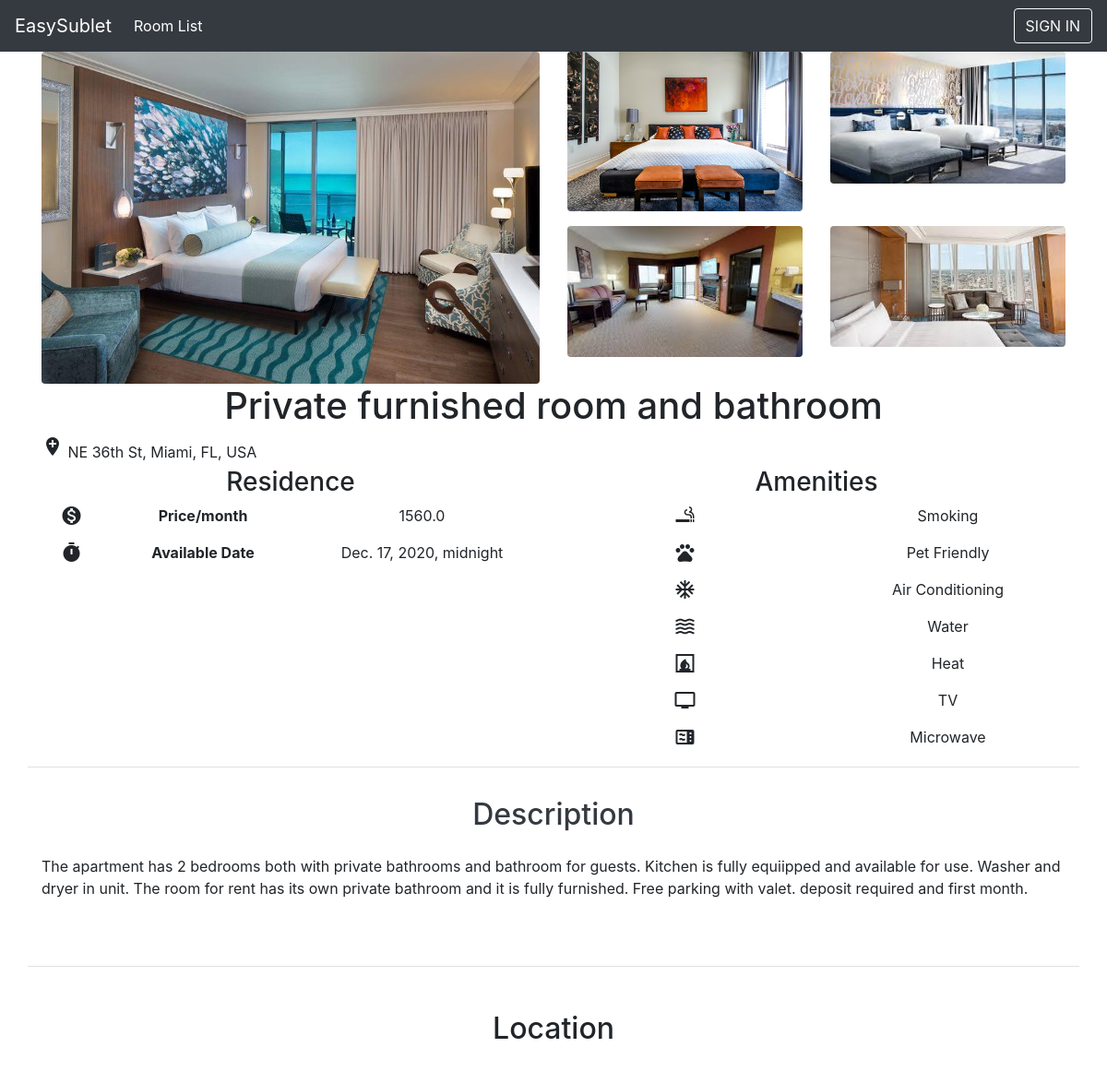
Page /room/detail/56 on the committed database.
### RoomRental/models.py (models this page shows, shortened)
class Image(models.Model):
    room = models.ForeignKey(Room, on_delete=models.CASCADE,related_name="images")
    name = models.CharField(max_length=255)
    image = models.ImageField(upload_to='images/', blank=True, null=True)
    default = models.BooleanField(default=False)

class Room(models.Model):
    user = models.ForeignKey(User, default=1, on_delete=models.SET_NULL, null=True)
    id = models.fields.BigAutoField(primary_key=True)
    title = models.fields.CharField(max_length=100, blank=False, null=False)
    address = models.fields.CharField(max_length=255, blank=False, null=False)
    latitude = models.fields.FloatField(null=True, blank=True)
    longitude = models.fields.FloatField(null=True, blank=True)
    description = models.fields.TextField(null=True, blank=True)
    price = models.fields.FloatField(null=True, blank=True)
    is_parking = models.fields.BooleanField(default=False)
    is_pet = models.fields.BooleanField(default=False)
    is_smoking = models.fields.BooleanField(default=False)
    has_hydro = models.fields.BooleanField(default=False)
    has_aircondition = models.fields.BooleanField(default=False)
    has_water = models.fields.BooleanField(default=False)
    has_heat = models.fields.BooleanField(default=False)
    has_wifi = models.fields.BooleanField(default=False)
    has_tv = models.fields.BooleanField(default=False)
    has_laundry = models.fields.BooleanField(default=False)
    has_fridge = models.fields.BooleanField(default=False)
    has_dishwasher = models.fields.BooleanField(default=False)
    has_dryer = models.fields.BooleanField(default=False)
    has_microwave = models.fields.BooleanField(default=False)
    movein_date = models.fields.DateTimeField(null=True, blank=True)
    created_on = models.fields.DateTimeField(auto_now=True)

### RoomRental/views.py (the view)
# urls.py: path('room/detail/<int:room_id>', room_detail_view, name='room_detail_view'),
def room_detail_view(request,room_id,*args,**kwargs):
    room = get_object_or_404(Room, pk = room_id)
    images = Image.objects.filter(room=room)
    context = {'room': room, 'images':images }
    return render(request,'RoomDetail_Page.html',context,status=200)

### RoomRental/templates/RoomDetail_Page.html (shortened to what this page needs)
{% extends 'base.html' %}
{% load static %}
{% block content %}
<div class="row">
    <div class="col-6">
        <img class="rounded" style="width: 100%;" src="{{ images.0.image.url}}">
    </div>
    <div class="col-6">
        <div class="row">
            <div class="col-6">
                <img class="rounded" style="width: 100%;"  src="{{ images.1.image.url}}">
            </div>
            <div class="col-6">
                <img class="rounded" style="width: 100%;"  src="{{ images.2.image.url}}">
            </div>
        </div>
        <div class="row pt-3">
            <div class="col-6">
                <img class="rounded" style="width: 100%;"  src="{{ images.3.image.url}}">
            </div>
            <div class="col-6">
                <img class="rounded" style="width: 100%;"  src="{{ images.4.image.url}}">
            </div>
        </div>
    </div>
</div>
<div class="pb-5">
    <div class="row">
        <div class="col-lg-12">
            <h1 class="text-center">{{ room.title }}</h1>
        </div>
    </div>
    <div class="row">
        <div class="col-12">
            <span class="material-icons">
            </span>
            {{ room.address }}
        </div>
    </div>
    <div class="row">
        <div class="col-lg-6 col-sm-12 pt-1 pb-1">
            <h3 class="text-center">Residence</h3>
            <div class="row">
                <div class="col-2 text-center">
                    <b class="material-icons">
                    </b>
                </div>
                <div class="col-4 text-center">
                    <b>Price/month</b>
                </div>
                <div class="col-6">
                    <p class="text-center">{{ room.price }}</p>
                </div>
            </div>
            <div class="row">
                <div class="col-2 text-center">
                    <b class="material-icons">
                    </b>
                </div>
                <div class="col-4 text-center">
                    <b>Available Date</b>
                </div>
                <div class="col-6">
                    <p class="text-center">{{ room.movein_date }}</p>
                </div>
            </div>
        </div>
        <div class="col-lg-6 col-sm-12 pt-1 pb-1">
            <h3 class="text-center">Amenities</h3>
            {% if room.is_smoking %}
                <div class="row">
                    <div class="col-6 text-center">
                        <span class="material-icons">
                        </span>
                    </div>
                    <div class="col-6">
                        <p class="text-center">Smoking</p>
                    </div>
                </div>
             {% endif %}
             {% if room.is_pet %}
                 <div class="row">
                     <div class="col-6 text-center">
                         <span class="material-icons">
                         </span>
                     </div>
                     <div class="col-6">
                         <p class="text-center">Pet Friendly</p>
                     </div>
                 </div>
              {% endif %}
             {% if room.has_aircondition %}
             <div class="row">
                 <div class="col-6 text-center">
                     <span class="material-icons">
                     </span>
                 </div>
                 <div class="col-6">
                     <p class="text-center">Air Conditioning</p>
                 </div>
             </div>
          {% endif %}
          {% if room.has_water %}
          <div class="row">
              <div class="col-6 text-center">
                  <span class="material-icons">
                  </span>
              </div>
              <div class="col-6">
                  <p class="text-center">Water</p>
              </div>
          </div>
       {% endif %}
       {% if room.has_heat %}
       <div class="row">
           <div class="col-6 text-center">
               <span class="material-icons">
               </span>
           </div>
           <div class="col-6">
               <p class="text-center">Heat</p>
           </div>
       </div>
    {% endif %}
 {% if room.has_tv %}
 <div class="row">
     <div class="col-6 text-center">
         <span class="material-icons">
         </span>
     </div>
     <div class="col-6">
         <p class="text-center">TV</p>
     </div>
 </div>
{% endif %}
{% if room.has_microwave %}
<div class="row">
    <div class="col-6 text-center">
        <span class="material-icons">
        </span>
    </div>
    <div class="col-6">
        <p class="text-center">Microwave</p>
    </div>
</div>
{% endif %}
        </div>
    </div>
    <div class="row pt-1 pb-1 border-top">
        <div class="col-lg-12 pt-1 pb-1">
            <h2 class="text-dark text-center pt-4 pb-3">Description</h2>
            <p class="pb-5">{{ room.description }}</p>
        </div>
    </div>
    <div class="row pt-5 pb-1 border-top">
        <div class="col-12">
            <h2 class="text-center">Location</h2>
        </div>
    </div>
    <div id="map" style="height:350px;">
    </div>
</div>
{% endblock content %}

### rows in the picture
Image: image (picture)
Image: image (picture)
Image: image (picture)
Image: image (picture)
Image: image (picture)
Room: title "Private furnished room and bathroom", address "NE 36th St, Miami, FL, USA", price "1560.0", movein_date "Dec. 17, 2020, midnight", description "The apartment has 2 bedrooms both with private bathrooms and bathroom for guests. Kitchen is fully equiipped and available for use. Washer and dryer in unit. The room for rent has its own private bathroom and it is fully furnished. Free parking with valet. deposit required and first month."
